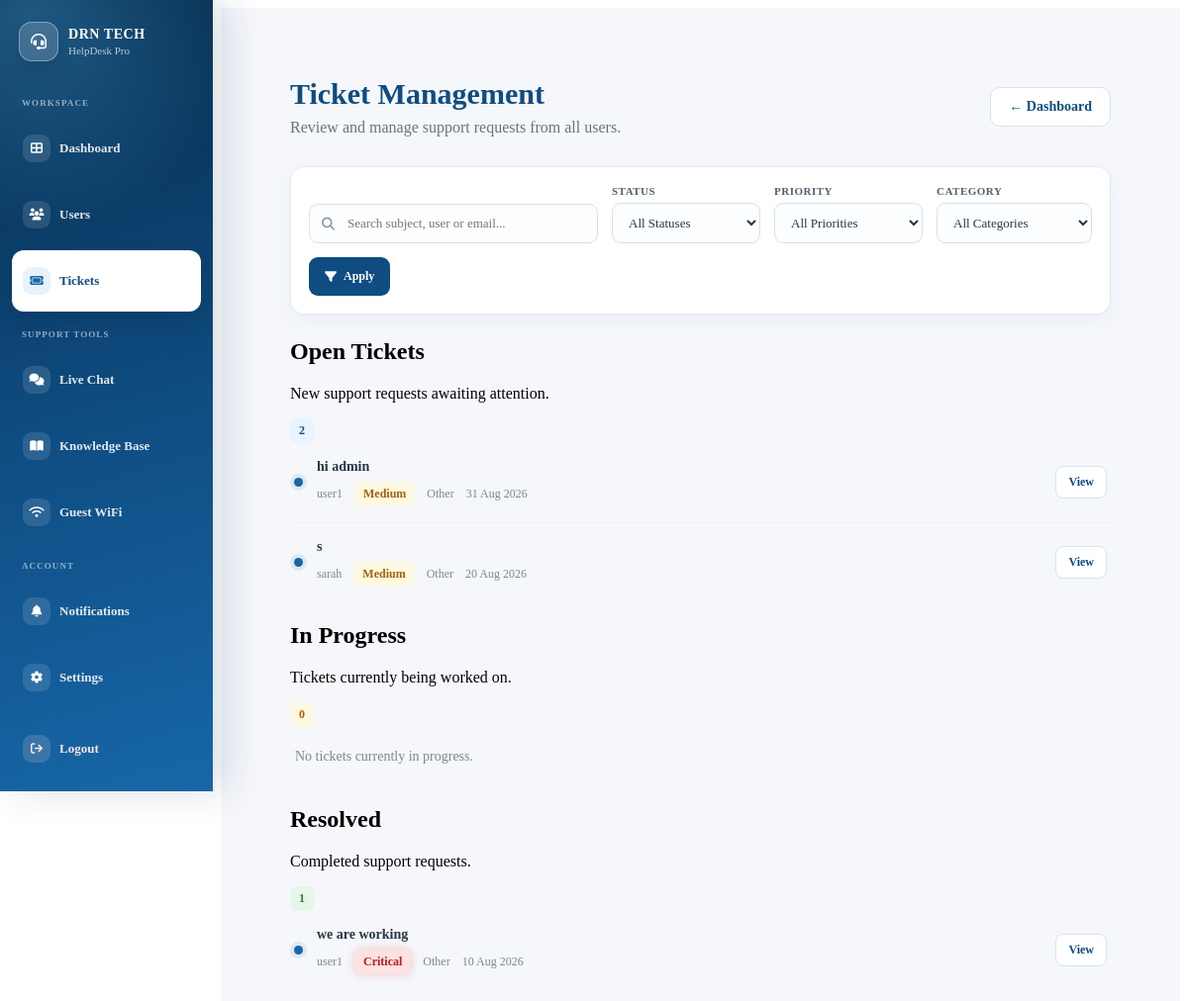
The page /admin/tickets (signed in) on the database its author committed.
### app.py (models this page shows, shortened)
class Ticket(db.Model):
    id = db.Column(
        db.Integer,
        primary_key=True,
    )
    ticket_number = db.Column(
        db.Integer,
        nullable=False,
    )
    subject = db.Column(
        db.String(200),
        nullable=False,
    )
    description = db.Column(
        db.Text,
        nullable=False,
    )
    priority = db.Column(
        db.String(20),
        nullable=False,
        default="Medium",
    )
    category = db.Column(
        db.String(50),
        nullable=False,
        default="Other",
    )
    status = db.Column(
        db.String(20),
        nullable=False,
        default="Open",
    )
    created_at = db.Column(
        db.DateTime,
        default=datetime.utcnow,
    )
    user_id = db.Column(
        db.Integer,
        db.ForeignKey("user.id"),
        nullable=False,
    )
    user = db.relationship(
        "User",
        backref=db.backref(
            "tickets",
            lazy=True,
        ),
    )

class User(UserMixin, db.Model):
    id = db.Column(
        db.Integer,
        primary_key=True,
    )
    username = db.Column(
        db.String(100),
        nullable=False,
    )
    email = db.Column(
        db.String(120),
        unique=True,
        nullable=False,
    )
    password = db.Column(
        db.String(255),
        nullable=False,
    )
    is_admin = db.Column(
        db.Boolean,
        default=False,
        nullable=False,
    )
    is_active = db.Column(
        db.Boolean,
        default=True,
        nullable=False,
    )

### app.py (the view, shortened to what this page needs)
@app.route("/admin/tickets")
@admin_required
def admin_tickets():
    search = request.args.get(
        "search",
        "",
    ).strip()
    status_filter = request.args.get(
        "status",
        "",
    ).strip()
    priority_filter = request.args.get(
        "priority",
        "",
    ).strip()
    category_filter = request.args.get(
        "category",
        "",
    ).strip()
    query = Ticket.query.join(User)
    allowed_priorities = [
        "Low",
        "Medium",
        "High",
        "Critical",
    ]
    if priority_filter in allowed_priorities:
        query = query.filter(
            Ticket.priority == priority_filter
        )
    if category_filter in TICKET_CATEGORIES:
        query = query.filter(
            Ticket.category == category_filter
        )
    allowed_statuses = [
        "Open",
        "In Progress",
        "Resolved",
    ]
    if status_filter in allowed_statuses:
        query = query.filter(
            Ticket.status == status_filter
        )
    filtered_tickets = query.order_by(
        Ticket.created_at.desc()
    ).all()
    open_tickets = [
        ticket
        for ticket in filtered_tickets
        if ticket.status == "Open"
    ]
    in_progress_tickets = [
        ticket
        for ticket in filtered_tickets
        if ticket.status == "In Progress"
    ]
    resolved_tickets = [
        ticket
        for ticket in filtered_tickets
        if ticket.status == "Resolved"
    ]
    return render_template(
        "admin/tickets.html",
        open_tickets=open_tickets,
        in_progress_tickets=in_progress_tickets,
        resolved_tickets=resolved_tickets,
        search=search,
        status_filter=status_filter,
        priority_filter=priority_filter,
        category_filter=category_filter,
        ticket_categories=TICKET_CATEGORIES,
    )

### app.py (called while the page is built, shortened)
@login_manager.user_loader
def load_user(user_id):
    user = db.session.get(User, int(user_id))
    if not user:
        return None
    if not user.is_active:
        return None
    return user

def admin_required(f):
    @wraps(f)
    @login_required
    def decorated_function(*args, **kwargs):
        return f(*args, **kwargs)
    return decorated_function

def get_csrf_token():
    csrf_token = session.get("_csrf_token")
    if not csrf_token:
        csrf_token = token_urlsafe(32)
        session["_csrf_token"] = csrf_token
    return csrf_token

@app.before_request
def protect_post_requests():
    if request.method == "POST":
        validate_csrf_token()

@app.context_processor
def inject_notification_count():
    if not current_user.is_authenticated:
        return {
            "csrf_token": get_csrf_token(),
            "unread_notification_count": 0,
        }
    unread_notification_count = Notification.query.filter_by(
        recipient_id=current_user.id,
        is_read=False,
    ).count()
    return {
        "csrf_token": get_csrf_token(),
        "unread_notification_count": unread_notification_count,
    }

### templates/admin/tickets.html (shortened to what this page needs)
{% extends "base.html" %}
{% block content %}
<div class="admin-page">
    <div class="admin-header">
        <div>
            <h1>Ticket Management</h1>
            <p>Review and manage support requests from all users.</p>
        </div>
        <a href="{{ url_for('admin_dashboard') }}" class="secondary-action-btn">
            ← Dashboard
        </a>
    </div>
<div class="admin-ticket-toolbar">
    <form
        method="GET"
        action="{{ url_for('admin_tickets') }}"
        class="admin-ticket-filter-form"
    >
        <div class="admin-ticket-search">
            <input
                type="search"
                name="search"
                value="{{ search }}"
                placeholder="Search subject, user or email..."
            >
        </div>
        <div class="admin-ticket-filter">
            <label for="status">
                Status
            </label>
            <select
                name="status"
                id="status"
            >
                <option value="">
                    All Statuses
                </option>
            </select>
        </div>
        <div class="admin-ticket-filter">
            <label for="priority">
                Priority
            </label>
            <select
                name="priority"
                id="priority"
            >
                <option value="">
                    All Priorities
                </option>
            </select>
        </div>
        <div class="admin-ticket-filter">
            <label for="category">
                Category
            </label>
            <select
                name="category"
                id="category"
            >
                <option value="">All Categories</option>
            </select>
        </div>
        <button
            type="submit"
            class="admin-filter-btn"
        >
            <i class="fa-solid fa-filter"></i>
            Apply
        </button>
    </form>
</div>
    <div class="admin-card">
        <div class="admin-card-header">
            <div>
                <h2>Open Tickets</h2>
                <p>New support requests awaiting attention.</p>
            </div>
            <span class="status-badge status-open">
                {{ open_tickets|length }}
            </span>
        </div>
        {% if open_tickets %}
        <ul class="admin-ticket-list">
            {% for ticket in open_tickets %}
            <li class="admin-ticket-list-item">
                <span class="ticket-bullet" aria-hidden="true"></span>
                <div class="admin-ticket-list-main">
                    <div class="admin-ticket-list-title">
                        <a href="{{ url_for('admin_ticket_details', ticket_id=ticket.id) }}">
                            {{ ticket.subject }}
                        </a>
                    </div>
                    <div class="admin-ticket-list-meta">
                        <span>{{ ticket.user.username }}</span>
                        <span class="priority-badge priority-{{ ticket.priority|lower }}">
                            {{ ticket.priority }}
                        </span>
                        <span>{{ ticket.category }}</span>
                        <span>
                            {{ ticket.created_at.strftime("%d %b %Y") }}
                        </span>
                    </div>
                </div>
                <a
                    href="{{ url_for('admin_ticket_details', ticket_id=ticket.id) }}"
                    class="admin-list-view-btn"
                >
                    View
                </a>
            </li>
            {% endfor %}
        </ul>
        {% else %}
            <div class="admin-list-empty">No open tickets.</div>
        {% endif %}
    </div>
    <div class="admin-card">
        <div class="admin-card-header">
            <div>
                <h2>In Progress</h2>
                <p>Tickets currently being worked on.</p>
            </div>
            <span class="status-badge status-in-progress">
                {{ in_progress_tickets|length }}
            </span>
        </div>
        {% if in_progress_tickets %}
        <ul class="admin-ticket-list">
            {% for ticket in in_progress_tickets %}
            <li class="admin-ticket-list-item">
                <span class="ticket-bullet" aria-hidden="true"></span>
                <div class="admin-ticket-list-main">
                    <div class="admin-ticket-list-title">
                        <a href="{{ url_for('admin_ticket_details', ticket_id=ticket.id) }}">
                            {{ ticket.subject }}
                        </a>
                    </div>
                    <div class="admin-ticket-list-meta">
                        <span>{{ ticket.user.username }}</span>
                        <span class="priority-badge priority-{{ ticket.priority|lower }}">
                            {{ ticket.priority }}
                        </span>
                        <span>{{ ticket.category }}</span>
                        <span>
                            {{ ticket.created_at.strftime("%d %b %Y") }}
                        </span>
                    </div>
                </div>
                <a
                    href="{{ url_for('admin_ticket_details', ticket_id=ticket.id) }}"
                    class="admin-list-view-btn"
                >
                    View
                </a>
            </li>
            {% endfor %}
        </ul>
        {% else %}
            <div class="admin-list-empty">No tickets currently in progress.</div>
        {% endif %}
    </div>
    <div class="admin-card">
        <div class="admin-card-header">
            <div>
                <h2>Resolved</h2>
                <p>Completed support requests.</p>
            </div>
            <span class="status-badge status-resolved">
                {{ resolved_tickets|length }}
            </span>
        </div>
        {% if resolved_tickets %}
        <ul class="admin-ticket-list">
            {% for ticket in resolved_tickets %}
            <li class="admin-ticket-list-item">
                <span class="ticket-bullet" aria-hidden="true"></span>
                <div class="admin-ticket-list-main">
                    <div class="admin-ticket-list-title">
                        <a href="{{ url_for('admin_ticket_details', ticket_id=ticket.id) }}">
                            {{ ticket.subject }}
                        </a>
                    </div>
                    <div class="admin-ticket-list-meta">
                        <span>{{ ticket.user.username }}</span>
                        <span class="priority-badge priority-{{ ticket.priority|lower }}">
                            {{ ticket.priority }}
                        </span>
                        <span>{{ ticket.category }}</span>
                        <span>
                            {{ ticket.created_at.strftime("%d %b %Y") }}
                        </span>
                    </div>
                </div>
                <a
                    href="{{ url_for('admin_ticket_details', ticket_id=ticket.id) }}"
                    class="admin-list-view-btn"
                >
                    View
                </a>
            </li>
            {% endfor %}
        </ul>
        {% else %}
            <div class="admin-list-empty">No resolved tickets.</div>
        {% endif %}
    </div>
</div>
{% endblock %}

### static/css/dashboard.css (style rules this page uses)
.secondary-action-btn { display: inline-flex; align-items: center; justify-content: center; gap: 8px; padding: 11px 18px; border: 1px solid #d7e4ef; border-radius: 10px; background: #ffffff; color: #0F4C81; font-size: 14px; font-weight: 600; text-decoration: none; cursor: pointer; transition: all 0.25s ease; }
.ticket-bullet { width: 9px; height: 9px; flex: 0 0 9px; border-radius: 50%; background: #1767A8; box-shadow: 0 0 0 4px rgba(23, 103, 168, 0.10); }
.admin-ticket-toolbar { margin-bottom: 24px; }
.admin-ticket-filter-form { display: flex; align-items: end; flex-wrap: wrap; gap: 14px; padding: 18px; background: #ffffff; border: 1px solid #e2eaf1; border-radius: 14px; box-shadow: 0 6px 18px rgba(15, 76, 129, 0.05); }
.admin-ticket-search { position: relative; flex: 1 1 280px; min-width: 220px; }
.admin-ticket-search input { width: 100%; padding: 11px 13px 11px 38px; box-sizing: border-box; border: 1px solid #d7e2eb; border-radius: 9px; background: #fbfdff; color: #273746; font-family: inherit; font-size: 13px; outline: none; transition: border-color 0.2s ease, box-shadow 0.2s ease, background 0.2s ease; }
.admin-ticket-filter { display: flex; flex-direction: column; gap: 6px; min-width: 150px; }
.admin-ticket-filter label { color: #52606d; font-size: 11px; font-weight: 700; text-transform: uppercase; letter-spacing: 0.5px; }
.admin-ticket-filter select { min-width: 150px; padding: 11px 34px 11px 12px; border: 1px solid #d7e2eb; border-radius: 9px; background: #fbfdff; color: #273746; font-family: inherit; font-size: 13px; cursor: pointer; outline: none; transition: border-color 0.2s ease, box-shadow 0.2s ease, background 0.2s ease; }
.admin-filter-btn { display: inline-flex; align-items: center; justify-content: center; gap: 7px; min-height: 39px; padding: 10px 16px; border: none; border-radius: 9px; background: #0F4C81; color: #ffffff; font-family: inherit; font-size: 12px; font-weight: 600; cursor: pointer; transition: background 0.2s ease, transform 0.2s ease, box-shadow 0.2s ease; }

### static/css/admin.css (style rules this page uses)
.admin-page { padding: 30px; }
.admin-header { display: flex; justify-content: space-between; align-items: center; gap: 20px; margin-bottom: 30px; }
.admin-header h1 { margin: 0 0 8px; color: #0F4C81; font-size: 30px; }
.admin-header p { margin: 0; color: #6b7280; }
.priority-badge { display: inline-block; padding: 5px 9px; border-radius: 7px; font-size: 12px; font-weight: 600; }
.priority-medium { background: #fff8e1; color: #a16207; }
.priority-critical { background: #fee2e2; color: #b91c1c; box-shadow: 0 0 8px rgba(220, 38, 38, 0.25); }
.status-badge { display: inline-block; padding: 5px 9px; border-radius: 7px; font-size: 12px; font-weight: 600; }
.status-open { background: #e8f4ff; color: #0F4C81; }
.status-in-progress { background: #fff8e1; color: #a16207; }
.status-resolved { background: #e8f5e9; color: #2e7d32; }
.admin-ticket-list { list-style: none; padding: 0; margin: 0; }
.admin-ticket-list-item { display: flex; align-items: center; gap: 14px; padding: 16px 4px; border-bottom: 1px solid #edf1f5; transition: background 0.2s ease; }
.admin-ticket-list-item:last-child { border-bottom: none; }
.ticket-bullet { width: 9px; height: 9px; flex: 0 0 9px; border-radius: 50%; background: #1767A8; box-shadow: 0 0 0 4px rgba(23, 103, 168, 0.10); }
.admin-ticket-list-main { flex: 1; min-width: 0; }
.admin-ticket-list-title { margin-bottom: 7px; }
.admin-ticket-list-title a { color: #263746; font-size: 14px; font-weight: 700; text-decoration: none; }
.admin-ticket-list-meta { display: flex; align-items: center; flex-wrap: wrap; gap: 8px 12px; color: #7a8794; font-size: 12px; }
.admin-list-view-btn { display: inline-flex; align-items: center; justify-content: center; padding: 8px 12px; border: 1px solid #d7e4ef; border-radius: 8px; background: #ffffff; color: #0F4C81; font-size: 12px; font-weight: 700; text-decoration: none; transition: all 0.2s ease; }
.admin-list-empty { padding: 22px 5px; color: #7a8794; font-size: 14px; }

### rows shown on the page
Ticket: subject "hi admin", user.username "user1", priority "Medium", category "Other", created_at "31 Aug 2026"
Ticket: subject "s", user.username "sarah", priority "Medium", category "Other", created_at "20 Aug 2026"
Ticket: subject "we are working", user.username "user1", priority "Critical", category "Other", created_at "10 Aug 2026"

### other values the page prints
{{ open_tickets|length }} "2"
{{ in_progress_tickets|length }} "0"
{{ resolved_tickets|length }} "1"
